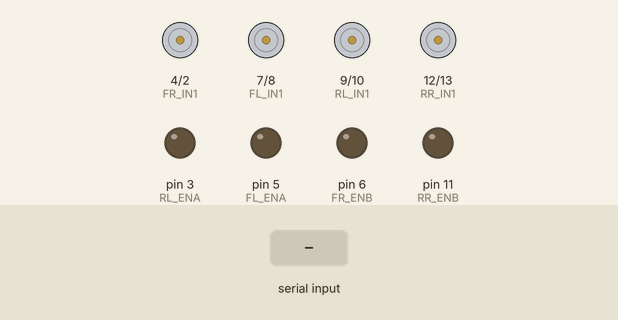
The sketch below on a simulated Arduino Uno, built with avr-gcc and run on an emulated ATmega328P. On the bench: motor-driver pin pairs drawn as motors (green arrow = first pin HIGH = forward, orange = second pin HIGH = backward, longer = more drive), output pins drawn as LEDs (lit = HIGH). Inputs (shaded band) come from the test bench.

Above: at 1.2 s.
1.3 s: "F,45\n" received over Serial
At 2.7 s:
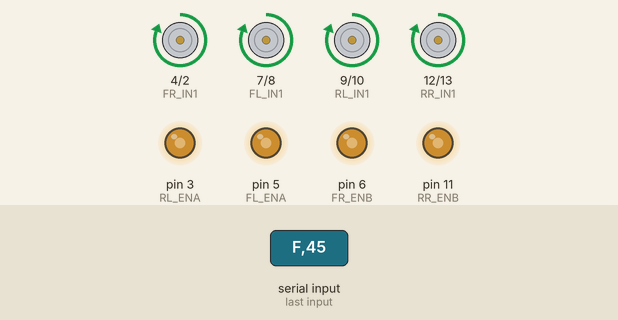
4.3 s: "H" received over Serial
At 4.9 s:
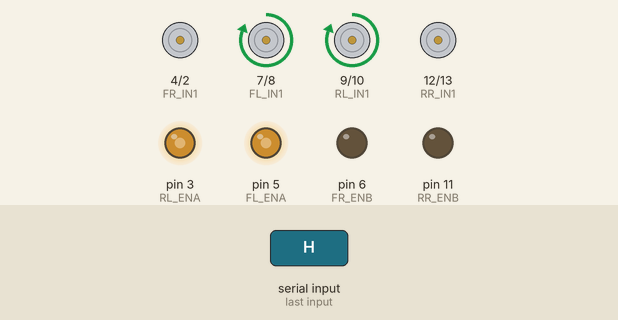
7.3 s: "I" received over Serial
At 8.3 s:
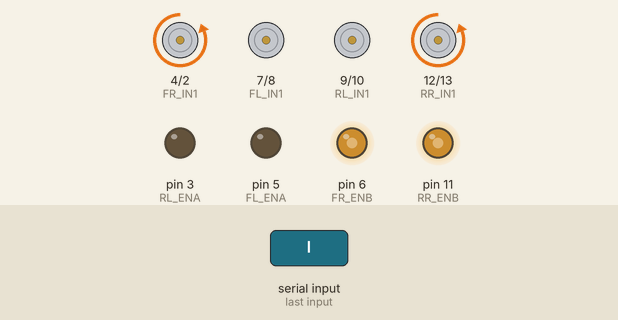
10.3 s: "J" received over Serial
At 10.6 s:
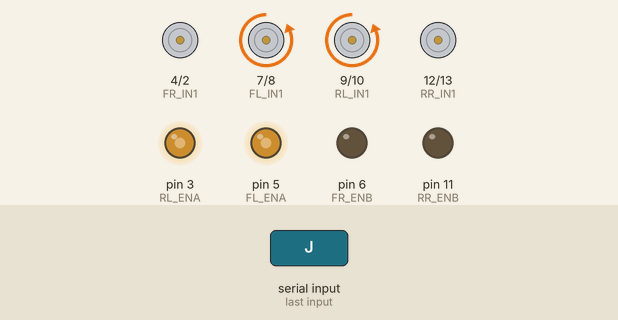
13.3 s: "B90\n" received over Serial
14.8 s: "90,45\n" received over Serial
At 15.4 s:
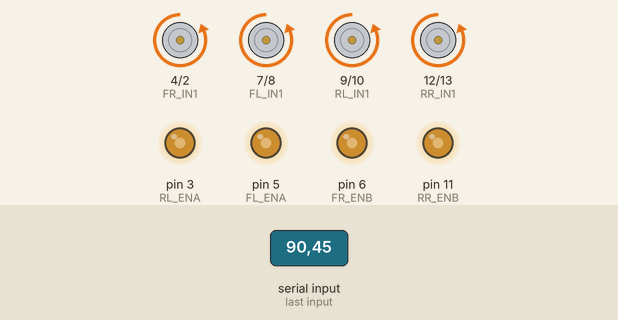
Timing chart, 0 to 17.3 s (numbered marks = the images above; inputs shaded):
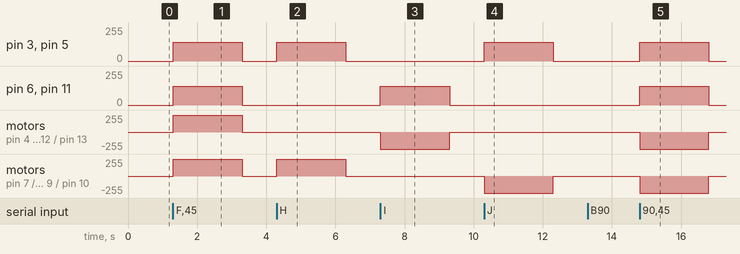

The sketch:

car_chassis.ino
```cpp
/*
 * Car Chassis Motor Controller — Bluetooth SPP (ASCII Protocol)
 *
 * Arduino Uno receives ASCII commands from Raspberry Pi via HC-05 Bluetooth
 * and drives 4 DC motors through 2× L298N motor drivers.
 *
 * Protocol (from "Arduino Bluetooth Controller" app + Pi):
 *   Direction: 'F'=Forward 'B'=Backward 'L'=SpinLeft 'R'=SpinRight
 *              'G'=ForwardLeft 'H'=ForwardRight 'I'=BackwardLeft 'J'=BackwardRight
 *              'S'=Stop
 *   Speed:     '0'-'9' → mapped to PWM 0-255
 *
 * NOTE: The Pi bot is mounted FACING BACKWARD on the chassis.
 *       Direction reversal is handled on the Pi side (car.py).
 *       This sketch uses PHYSICAL car directions only.
 *
 * Wiring:
 *   L298N #1 (Front):  ENA=D5, IN1=D7, IN2=D8, ENB=D6, IN3=D4, IN4=D2
 *   L298N #2 (Rear):   ENA=D3, IN1=D9, IN2=D10, ENB=D11, IN3=D12, IN4=D13
 *   HC-05:             TX→Arduino RX (via SoftSerial D10,D11 or HW Serial)
 *
 * Motor layout (top view, physical car front at top):
 *   FL [Motor1]  ----  [Motor2] FR
 *        |                |
 *   RL [Motor3]  ----  [Motor4] RR
 */

// ─── L298N #1 — Front motors ────────────────────────────────────
#define FL_ENA  5    // Front-Left speed (PWM)
#define FL_IN1  7    // Front-Left direction
#define FL_IN2  8

#define FR_ENB  6    // Front-Right speed (PWM)
#define FR_IN1  4    // Front-Right direction
#define FR_IN2  2

// ─── L298N #2 — Rear motors ─────────────────────────────────────
#define RL_ENA  3    // Rear-Left speed (PWM)
#define RL_IN1  9    // Rear-Left direction
#define RL_IN2  10

#define RR_ENB  11   // Rear-Right speed (PWM)
#define RR_IN1  12   // Rear-Right direction
#define RR_IN2  13

// ─── Safety: auto-stop if no command received ────────────────────
#define TIMEOUT_MS  2000
unsigned long lastCmdTime = 0;

// Current speed (set by '0'-'9' commands)
int currentSpeed = 0;

// Current direction command
char currentDir = 'S';

// ─── Motor control helpers ───────────────────────────────────────

void setMotor(int in1, int in2, int en, int speed, bool forward) {
    if (speed == 0) {
        digitalWrite(in1, LOW);
        digitalWrite(in2, LOW);
        analogWrite(en, 0);
    } else if (forward) {
        digitalWrite(in1, HIGH);
        digitalWrite(in2, LOW);
        analogWrite(en, speed);
    } else {
        digitalWrite(in1, LOW);
        digitalWrite(in2, HIGH);
        analogWrite(en, speed);
    }
}

void setLeftMotors(int speed, bool forward) {
    setMotor(FL_IN1, FL_IN2, FL_ENA, speed, forward);
    setMotor(RL_IN1, RL_IN2, RL_ENA, speed, forward);
}

void setRightMotors(int speed, bool forward) {
    setMotor(FR_IN1, FR_IN2, FR_ENB, speed, forward);
    setMotor(RR_IN1, RR_IN2, RR_ENB, speed, forward);
}

void stopAll() {
    setLeftMotors(0, true);
    setRightMotors(0, true);
}

// ─── Apply direction with current speed ──────────────────────────

void applyDirection(char dir, int speed) {
    switch (dir) {
        case 'F':  // Physical forward
            setLeftMotors(speed, true);
            setRightMotors(speed, true);
            break;

        case 'B':  // Physical backward
            setLeftMotors(speed, false);
            setRightMotors(speed, false);
            break;

        case 'L':  // Physical spin left (left backward, right forward)
            setLeftMotors(speed, false);
            setRightMotors(speed, true);
            break;

        case 'R':  // Physical spin right (left forward, right backward)
            setLeftMotors(speed, true);
            setRightMotors(speed, false);
            break;

        case 'G':  // Forward-left (right wheels forward, left stopped)
            setLeftMotors(0, true);
            setRightMotors(speed, true);
            break;

        case 'H':  // Forward-right (left wheels forward, right stopped)
            setLeftMotors(speed, true);
            setRightMotors(0, true);
            break;

        case 'I':  // Backward-left (right wheels backward, left stopped)
            setLeftMotors(0, true);
            setRightMotors(speed, false);
            break;

        case 'J':  // Backward-right (left wheels backward, right stopped)
            setLeftMotors(speed, false);
            setRightMotors(0, true);
            break;

        case 'S':  // Stop
            stopAll();
            break;

        default:
            stopAll();
            break;
    }
}

// ─── Setup ──────────────────────────────────────────────────────

void setup() {
    Serial.begin(9600);

    // L298N #1 pins
    pinMode(FL_IN1, OUTPUT);
    pinMode(FL_IN2, OUTPUT);
    pinMode(FL_ENA, OUTPUT);
    pinMode(FR_IN1, OUTPUT);
    pinMode(FR_IN2, OUTPUT);
    pinMode(FR_ENB, OUTPUT);

    // L298N #2 pins
    pinMode(RL_IN1, OUTPUT);
    pinMode(RL_IN2, OUTPUT);
    pinMode(RL_ENA, OUTPUT);
    pinMode(RR_IN1, OUTPUT);
    pinMode(RR_IN2, OUTPUT);
    pinMode(RR_ENB, OUTPUT);

    stopAll();
    lastCmdTime = millis();
}

// ─── Main loop ──────────────────────────────────────────────────

void loop() {
    while (Serial.available() > 0) {
        char c = Serial.read();
        lastCmdTime = millis();

        // Speed digit: '0'-'9' → PWM 0-255
        if (c >= '0' && c <= '9') {
            currentSpeed = map(c - '0', 0, 9, 0, 255);
            // Re-apply current direction at new speed
            if (currentDir != 'S') {
                applyDirection(currentDir, currentSpeed);
            }
        }
        // Direction command
        else if (c == 'F' || c == 'B' || c == 'L' || c == 'R' ||
                 c == 'G' || c == 'H' || c == 'I' || c == 'J' || c == 'S') {
            currentDir = c;
            applyDirection(currentDir, currentSpeed);
        }
        // Ignore other characters (newlines, etc.)
    }

    // Safety timeout
    if (millis() - lastCmdTime > TIMEOUT_MS) {
        stopAll();
        currentDir = 'S';
    }
}
```

Measured:
- after the input at 1.3 s, pin 3 (RL_ENA), pin 5 (FL_ENA): 0/255 → 141/255 at once, → 0/255 2.0 s later
- after the input at 4.3 s, pin 3 (RL_ENA), pin 5 (FL_ENA): 0/255 → 141/255 at once, → 0/255 2.0 s later; motor on pin 7 (FL_IN1) / pin 8 (FL_IN2), motor on pin 9 (RL_IN1) / pin 10 (RL_IN2): stopped → forward 255/255 at once, → stopped 2.0 s later
- after the input at 7.3 s, pin 6 (FR_ENB), pin 11 (RR_ENB): 0/255 → 141/255 at once, → 0/255 2.0 s later; motor on pin 4 (FR_IN1) / pin 2 (FR_IN2), motor on pin 12 (RR_IN1) / pin 13 (RR_IN2): stopped → backward 255/255 at once, → stopped 2.0 s later
- after the input at 10.3 s, pin 3 (RL_ENA), pin 5 (FL_ENA): 0/255 → 141/255 at once, → 0/255 2.0 s later; motor on pin 7 (FL_IN1) / pin 8 (FL_IN2), motor on pin 9 (RL_IN1) / pin 10 (RL_IN2): stopped → backward 255/255 at once, → stopped 2.0 s later
- after the input at 14.8 s, pin 3 (RL_ENA), pin 5 (FL_ENA): 0/255 → 141/255 at once, → 0/255 2.0 s later
